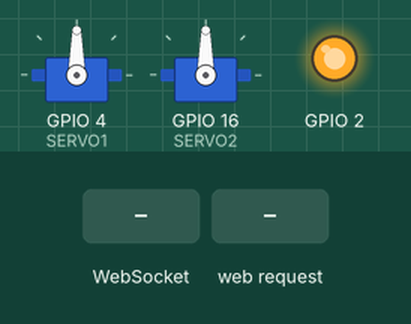
Recording of a sketch running on a simulated ESP8266 (NodeMCU). On the bench: 2 × servo, output pins drawn as LEDs (lit = HIGH). Inputs (shaded band) come from the test bench.

Above: at 1.6 s.
1.7 s: WebSocket text "#" received
At 2.6 s:
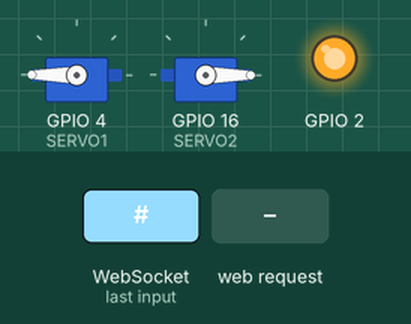
3.2 s: HTTP request GET / received
At 7.5 s:
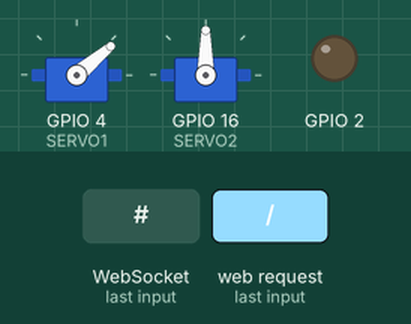
7.7 s: HTTP request GET / received
At 7.87 s:
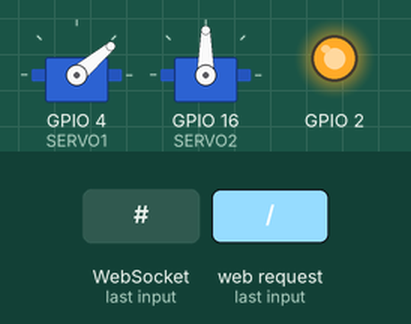
Timing chart, 0 to 10.7 s (numbered marks = the images above; inputs shaded):
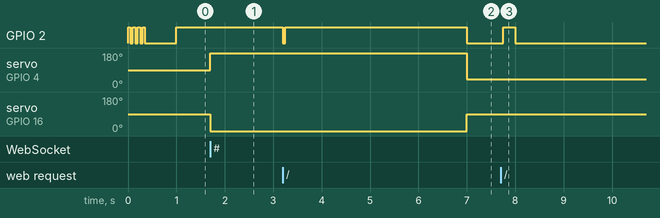

The sketch:

socket-2servo-nice.ino
```cpp
#include <Arduino.h>

#include <ESP8266WiFi.h>
#include <ESP8266WiFiMulti.h>
#include <ESP8266WebServer.h>
#include <WebSocketsServer.h>
#include <ESP8266mDNS.h>
#include <Hash.h>
#include <Servo.h>

//#define DEBUG

//adjust this <<<<<<<<<<--------------
#define SERVO1   4
#define SERVO2   16
const bool invert_servo1 = true;
const bool invert_servo2 = false;

const char *ssid = "miharix_WiFi_RC";
const char *password = "mihamiha";

uint32_t failsaveS=5; //seconds whithout new input till failsave
const uint8_t failSaveServo1 = 40; //failsave position 0-180
const uint8_t failSaveServo2 = 90;

const uint8_t initSaveServo1 = 90; //startup servo position 0-180
const uint8_t initSaveServo2 = 90;
//end of adjusting, more is at the botom


#ifdef DEBUG
#define USE_SERIAL Serial
#endif
const long interval = 1000;
int same=0;


//range styling: http://twiggle-web-design.com/tutorials/Custom-Vertical-Input-Range-CSS3.html

const char skripta[] PROGMEM = "<html><head><title>Miharix WiFi RC</title>"
"<script>var connection = new WebSocket('ws://'+location.hostname+':81/', ['arduino']);connection.onopen = function () {  connection.send('Connect ' + new Date()); }; connection.onerror = function (error) {    console.log('WebSocket Error ', error);};connection.onmessage = function (e) {  console.log('Server: ', e.data);};function sendServo() {  var g = parseInt(document.getElementById('g').value).toString(16);  var s = parseInt(document.getElementById('s').value).toString(16);  if(g.length < 2) { g = '0' + g; }   if(s.length < 2) { s = '0' + s; }    var rgb = '#'+s+g;    console.log('RGB: ' + rgb); connection.send(rgb); }</script>"
"<style>"
"html { background-color: Black; color: #555; height: 100%; padding: 0px; margin: 0px; overflow:hidden; text-align:center;}"
"body { font-family: Arial, Calibri; width: 100%; margin: 0px; background-color: Black; padding: 0px; height: 100%;} "
"input[type='range'].range {position: fixed; cursor: grabbing; width: 50% !important; -webkit-appearance: none; width:50%; border: 0px; background-color: #e6e6e6; background-image: -webkit-gradient(linear, 0% 0%, 0% 100%, from(#e6e6e6), to(#d2d2d2)); background-image: -webkit-linear-gradient(right, #222222, #AAAAAA,#222222); background-image: -moz-linear-gradient(right, #222222, #AAAAAA,#222222); background-image: -ms-linear-gradient(right, #222222, #AAAAAA,#222222); background-image: -o-linear-gradient(right, #222222, #AAAAAA,#222222); }"
"input[type='range'].range:focus{border: 0 !imporant; outline: none !important;}"
"input[type='range'].range::-webkit-slider-thumb{-webkit-appearance: none;width: 100px;height: 100px; background-color: #555;background-image: -webkit-gradient(linear, 0% 0%, 0% 100%, from(#4DFFFF), to(#00CCFF));background-image: -webkit-linear-gradient(right,#000000, #00cc00,#00cc00,#000000);background-image: -moz-linear-gradient(right,#000000, #00cc00,#00cc00,#000000);background-image: -ms-linear-gradient(right,#000000, #00cc00,#00cc00,#000000);background-image: -o-linear-gradient(right,#000000, #00cc00,#00cc00,#000000);}"
"input[type='range'].round {-webkit-border-radius: 20px;-moz-border-radius: 20px;border-radius: 20px;}"
"input[type='range'].round::-webkit-slider-thumb{-webkit-border-radius: 20px;  -moz-border-radius: 20px; -o-border-radius: 20px;}"
".horizontal-lowest-first{-webkit-transform:rotate(0deg);-moz-transform:rotate(0deg);-o-transform:rotate(0deg);-ms-transform:rotate(0deg);transform:rotate(0deg);}"
".vertical-heighest-first{-webkit-transform:rotate(270deg);-moz-transform:rotate(270deg);-o-transform:rotate(270deg);-ms-transform:rotate(270deg);transform:rotate(270deg);}"
".servo1{top: 40%; left: 2%;}"
".servo2{top: 40%; left: 55%;}"
".noselect {-webkit-touch-callout: none; -webkit-user-select: none; -khtml-user-select: none; -moz-user-select: none; -ms-user-select: none; user-select: none;}"
"</style>"
"<meta name='viewport' content='width=device-width, initial-scale=1, maximum-scale=1, user-scalable=0'/>"
"</head><body>"
"Miharix WiFi RC"

//set servo range and init value !!!! <<<<<<<<<<<<<<<<---------------<<<<<<<<<<<<<<<<---------------
"<input id='s' class='range horizontal-lowest-first round servo1' type='range' oninput='sendServo();' min='30' max='150' step='1' value='90'>"
"<input id='g' class='range vertical-heighest-first round servo2' type='range' oninput='sendServo();' min='70' max='110' step='1' value='90'>"
"</body></html>";


Servo servo1;
Servo servo2;
unsigned long previousMillis = 0;
uint32_t rgb2 = 0;
uint32_t rgb = 1;
ESP8266WiFiMulti WiFiMulti;

ESP8266WebServer server = ESP8266WebServer(80);
WebSocketsServer webSocket = WebSocketsServer(81);

void webSocketEvent(uint8_t num, WStype_t type, uint8_t * payload, size_t length) {

    switch(type) {
        case WStype_DISCONNECTED:

            #ifdef DEBUG
            USE_SERIAL.printf("[%u] Disconnected!\n", num);
            #endif

            digitalWrite(2, LOW);

            break;
        case WStype_CONNECTED: {
            IPAddress ip = webSocket.remoteIP(num);

            #ifdef DEBUG
            USE_SERIAL.printf("[%u] Connected from %d.%d.%d.%d url: %s\n", num, ip[0], ip[1], ip[2], ip[3], payload);
            #endif

            // send message to client
            webSocket.sendTXT(num, "Connected");
        }
            break;
        case WStype_TEXT:

            #ifdef DEBUG
            USE_SERIAL.printf("[%u] get Text: %s\n", num, payload);
            #endif

            if(payload[0] == '#') {
                // we get RGB data

                // decode rgb data

                 rgb = (uint32_t) strtol((const char *) &payload[1], NULL, 16);
                 #ifdef DEBUG
                  USE_SERIAL.printf("rgb=%u",rgb);
                  USE_SERIAL.printf("rgb2=%u",rgb2);
                 #endif
              //  analogWrite(LED_RED,    ((rgb >> 16) & 0xFF));
               // analogWrite(LED_GREEN,  ((rgb >> 8) & 0xFF));
               // analogWrite(LED_BLUE,   ((rgb >> 0) & 0xFF));


               if(invert_servo1){
                servo1.write(180-(rgb >> 8) & 0xFF);
               }else{
                 servo1.write((rgb >> 8) & 0xFF);
               }


               if(invert_servo2){
                  servo2.write(180-(rgb >> 0) & 0xFF);
               }else{
                 servo2.write((rgb >> 0) & 0xFF);
               }


            }

            break;
    }

}

void setup() {

    #ifdef DEBUG
    USE_SERIAL.begin(115200);

    //USE_SERIAL.setDebugOutput(true);

    USE_SERIAL.println();
    USE_SERIAL.println();
    USE_SERIAL.println();

    for(uint8_t t = 4; t > 0; t--) {
        USE_SERIAL.printf("[SETUP] BOOT WAIT %d...\n", t);
        USE_SERIAL.flush();
        delay(1000);
    }
    #endif


    WiFi.softAP(ssid, password);

    webSocket.begin();
    webSocket.onEvent(webSocketEvent);

    if(MDNS.begin("esp8266")) {
        #ifdef DEBUG
        USE_SERIAL.println("MDNS responder started");
        #endif
    }


    // handle index
    server.on("/", []() {
    server.send(200, "text/html", skripta);
    digitalWrite(2, LOW);
    delay(50);
    digitalWrite(2, HIGH);
    });

    server.begin();

    // Add service to MDNS
    MDNS.addService("http", "tcp", 80);
    MDNS.addService("ws", "tcp", 81);

//set servo init value <<<<<<<<<<<<<<<<--------------------------------------
  servo1.attach(SERVO1);
  servo1.write(initSaveServo1);
  servo2.attach(SERVO2);
  servo2.write(initSaveServo2);
//
  pinMode(2, OUTPUT);

  for(uint8_t t = 4; t > 0; t--) {
    digitalWrite(2, HIGH);
    delay(50);
    digitalWrite(2, LOW);
    delay(50);
  }

}

void loop() {
    webSocket.loop();

    unsigned long currentMillis = millis();
    if (currentMillis - previousMillis >= interval) {
       #ifdef DEBUG
      USE_SERIAL.printf("rgb2=%u\n",rgb2);
      USE_SERIAL.printf("rgb=%u\n",rgb);
      #endif
      previousMillis = currentMillis;
      if (rgb == rgb2) {
        same++;
       if(same>=failsaveS){
          servo1.write(failSaveServo1);
          servo2.write(failSaveServo2);
          digitalWrite(2, LOW);
       }
      }else{
       digitalWrite(2, HIGH);
       same=0;
      }
       rgb2=rgb;
    }


    server.handleClient();
}
```

Measured:
- after the input at 1.7 s, servo on GPIO 4 (SERVO1): 90° → 180° at once; servo on GPIO 16 (SERVO2): 90° → 0° at once
- after the input at 3.2 s, GPIO 2: HIGH → LOW after 0.00 s instead of 3.8 s
- after the input at 7.7 s, GPIO 2: LOW → HIGH after 0.05 s, → LOW 0.25 s later
